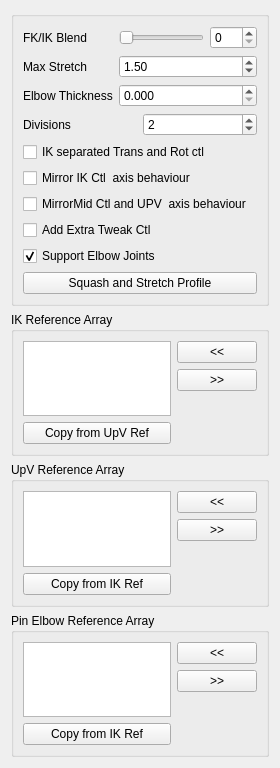
<?xml version="1.0" encoding="UTF-8"?>
<ui version="4.0">
 <class>Form</class>
 <widget class="QWidget" name="Form">
  <property name="geometry">
   <rect>
    <x>0</x>
    <y>0</y>
    <width>280</width>
    <height>768</height>
   </rect>
  </property>
  <property name="windowTitle">
   <string>Form</string>
  </property>
  <layout class="QGridLayout" name="gridLayout">
   <item row="0" column="0">
    <widget class="QGroupBox" name="groupBox">
     <property name="title">
      <string/>
     </property>
     <layout class="QGridLayout" name="gridLayout_2">
      <item row="0" column="0">
       <layout class="QVBoxLayout" name="verticalLayout">
        <item>
         <layout class="QFormLayout" name="formLayout">
          <property name="fieldGrowthPolicy">
           <enum>QFormLayout::AllNonFixedFieldsGrow</enum>
          </property>
          <item row="0" column="0">
           <widget class="QLabel" name="ikfk_label">
            <property name="text">
             <string>FK/IK Blend</string>
            </property>
           </widget>
          </item>
          <item row="0" column="1">
           <layout class="QHBoxLayout" name="horizontalLayout_3">
            <item>
             <widget class="QSlider" name="ikfk_slider">
              <property name="minimumSize">
               <size>
                <width>0</width>
                <height>15</height>
               </size>
              </property>
              <property name="maximum">
               <number>100</number>
              </property>
              <property name="orientation">
               <enum>Qt::Horizontal</enum>
              </property>
             </widget>
            </item>
            <item>
             <widget class="QSpinBox" name="ikfk_spinBox">
              <property name="maximum">
               <number>100</number>
              </property>
             </widget>
            </item>
           </layout>
          </item>
          <item row="1" column="0">
           <widget class="QLabel" name="maxStretch_label">
            <property name="sizePolicy">
             <sizepolicy hsizetype="MinimumExpanding" vsizetype="MinimumExpanding">
              <horstretch>0</horstretch>
              <verstretch>0</verstretch>
             </sizepolicy>
            </property>
            <property name="text">
             <string>Max Stretch</string>
            </property>
           </widget>
          </item>
          <item row="1" column="1">
           <widget class="QDoubleSpinBox" name="maxStretch_spinBox">
            <property name="sizePolicy">
             <sizepolicy hsizetype="MinimumExpanding" vsizetype="Fixed">
              <horstretch>0</horstretch>
              <verstretch>0</verstretch>
             </sizepolicy>
            </property>
            <property name="minimum">
             <double>1.000000000000000</double>
            </property>
            <property name="value">
             <double>1.500000000000000</double>
            </property>
           </widget>
          </item>
          <item row="2" column="0">
           <widget class="QLabel" name="maxStretch_label_2">
            <property name="sizePolicy">
             <sizepolicy hsizetype="MinimumExpanding" vsizetype="MinimumExpanding">
              <horstretch>0</horstretch>
              <verstretch>0</verstretch>
             </sizepolicy>
            </property>
            <property name="text">
             <string>Elbow Thickness</string>
            </property>
           </widget>
          </item>
          <item row="2" column="1">
           <widget class="QDoubleSpinBox" name="elbowThickness_spinBox">
            <property name="sizePolicy">
             <sizepolicy hsizetype="MinimumExpanding" vsizetype="Fixed">
              <horstretch>0</horstretch>
              <verstretch>0</verstretch>
             </sizepolicy>
            </property>
            <property name="decimals">
             <number>3</number>
            </property>
            <property name="minimum">
             <double>0.000000000000000</double>
            </property>
            <property name="maximum">
             <double>1.000000000000000</double>
            </property>
            <property name="singleStep">
             <double>0.100000000000000</double>
            </property>
            <property name="value">
             <double>0.000000000000000</double>
            </property>
           </widget>
          </item>
         </layout>
        </item>
        <item>
         <layout class="QHBoxLayout" name="horizontalLayout">
          <item>
           <widget class="QLabel" name="divisions_label">
            <property name="text">
             <string>Divisions</string>
            </property>
           </widget>
          </item>
          <item>
           <widget class="QSpinBox" name="div_spinBox">
            <property name="minimum">
             <number>0</number>
            </property>
            <property name="value">
             <number>2</number>
            </property>
           </widget>
          </item>
         </layout>
        </item>
        <item>
         <widget class="QCheckBox" name="ikTR_checkBox">
          <property name="text">
           <string>IK separated Trans and Rot ctl</string>
          </property>
         </widget>
        </item>
        <item>
         <widget class="QCheckBox" name="mirrorIK_checkBox">
          <property name="toolTip">
           <string extracomment="This option set the axis of the mid CTL (elbow) and the up vector control to move in a mirror behaviour ">This option set the axis of the mid CTL (elbow) and the up vector control to move in a mirror behaviour </string>
          </property>
          <property name="statusTip">
           <string extracomment="This option set the axis of the mid CTL (elbow) and the up vector control to move in a mirror behaviour ">This option set the axis of the mid CTL (elbow) and the up vector control to move in a mirror behaviour </string>
          </property>
          <property name="whatsThis">
           <string>This option set the axis of the mid CTL (elbow) and the up vector control to move in a mirror behaviour </string>
          </property>
          <property name="text">
           <string>Mirror IK Ctl  axis behaviour</string>
          </property>
         </widget>
        </item>
        <item>
         <widget class="QCheckBox" name="mirrorMid_checkBox">
          <property name="toolTip">
           <string extracomment="This option set the axis of the mid CTL (elbow) and the up vector control to move in a mirror behaviour ">This option set the axis of the mid CTL (elbow) and the up vector control to move in a mirror behaviour </string>
          </property>
          <property name="statusTip">
           <string extracomment="This option set the axis of the mid CTL (elbow) and the up vector control to move in a mirror behaviour ">This option set the axis of the mid CTL (elbow) and the up vector control to move in a mirror behaviour </string>
          </property>
          <property name="whatsThis">
           <string>This option set the axis of the mid CTL (elbow) and the up vector control to move in a mirror behaviour </string>
          </property>
          <property name="text">
           <string>MirrorMid Ctl and UPV  axis behaviour</string>
          </property>
         </widget>
        </item>
        <item>
         <widget class="QCheckBox" name="extraTweak_checkBox">
          <property name="toolTip">
           <string extracomment="This option set the axis of the mid CTL (elbow) and the up vector control to move in a mirror behaviour ">This option set the axis of the mid CTL (elbow) and the up vector control to move in a mirror behaviour </string>
          </property>
          <property name="statusTip">
           <string extracomment="This option set the axis of the mid CTL (elbow) and the up vector control to move in a mirror behaviour ">This option set the axis of the mid CTL (elbow) and the up vector control to move in a mirror behaviour </string>
          </property>
          <property name="whatsThis">
           <string>This option set the axis of the mid CTL (elbow) and the up vector control to move in a mirror behaviour </string>
          </property>
          <property name="text">
           <string>Add Extra Tweak Ctl</string>
          </property>
         </widget>
        </item>
        <item>
         <widget class="QCheckBox" name="supportJoints_checkBox">
          <property name="toolTip">
           <string extracomment="This option set the axis of the mid CTL (elbow) and the up vector control to move in a mirror behaviour ">This option set the axis of the mid CTL (elbow) and the up vector control to move in a mirror behaviour </string>
          </property>
          <property name="statusTip">
           <string extracomment="This option set the axis of the mid CTL (elbow) and the up vector control to move in a mirror behaviour ">This option set the axis of the mid CTL (elbow) and the up vector control to move in a mirror behaviour </string>
          </property>
          <property name="whatsThis">
           <string>This option set the axis of the mid CTL (elbow) and the up vector control to move in a mirror behaviour </string>
          </property>
          <property name="text">
           <string>Support Elbow Joints</string>
          </property>
          <property name="checked">
           <bool>true</bool>
          </property>
         </widget>
        </item>
        <item>
         <layout class="QHBoxLayout" name="horizontalLayout_2">
          <item>
           <widget class="QPushButton" name="squashStretchProfile_pushButton">
            <property name="text">
             <string>Squash and Stretch Profile</string>
            </property>
           </widget>
          </item>
         </layout>
        </item>
       </layout>
      </item>
     </layout>
    </widget>
   </item>
   <item row="1" column="0">
    <widget class="QGroupBox" name="ikRefArray_groupBox">
     <property name="title">
      <string>IK Reference Array</string>
     </property>
     <layout class="QGridLayout" name="gridLayout_3">
      <item row="0" column="0">
       <layout class="QHBoxLayout" name="ikRefArray_horizontalLayout">
        <item>
         <layout class="QVBoxLayout" name="ikRefArray_verticalLayout_1">
          <item>
           <widget class="QListWidget" name="ikRefArray_listWidget">
            <property name="dragDropOverwriteMode">
             <bool>true</bool>
            </property>
            <property name="dragDropMode">
             <enum>QAbstractItemView::InternalMove</enum>
            </property>
            <property name="defaultDropAction">
             <enum>Qt::MoveAction</enum>
            </property>
            <property name="alternatingRowColors">
             <bool>true</bool>
            </property>
            <property name="selectionMode">
             <enum>QAbstractItemView::ExtendedSelection</enum>
            </property>
            <property name="selectionRectVisible">
             <bool>false</bool>
            </property>
           </widget>
          </item>
          <item>
           <widget class="QPushButton" name="ikRefArray_copyRef_pushButton">
            <property name="text">
             <string>Copy from UpV Ref</string>
            </property>
           </widget>
          </item>
         </layout>
        </item>
        <item>
         <layout class="QVBoxLayout" name="ikRefArray_verticalLayout_2">
          <item>
           <widget class="QPushButton" name="ikRefArrayAdd_pushButton">
            <property name="text">
             <string>&lt;&lt;</string>
            </property>
           </widget>
          </item>
          <item>
           <widget class="QPushButton" name="ikRefArrayRemove_pushButton">
            <property name="text">
             <string>&gt;&gt;</string>
            </property>
           </widget>
          </item>
          <item>
           <spacer name="ikRefArray_verticalSpacer">
            <property name="orientation">
             <enum>Qt::Vertical</enum>
            </property>
            <property name="sizeHint" stdset="0">
             <size>
              <width>20</width>
              <height>40</height>
             </size>
            </property>
           </spacer>
          </item>
         </layout>
        </item>
       </layout>
      </item>
     </layout>
    </widget>
   </item>
   <item row="2" column="0">
    <widget class="QGroupBox" name="upvRefArray_groupBox">
     <property name="title">
      <string>UpV Reference Array</string>
     </property>
     <layout class="QGridLayout" name="gridLayout_5">
      <item row="0" column="0">
       <layout class="QHBoxLayout" name="upvRefArray_horizontalLayout">
        <item>
         <layout class="QVBoxLayout" name="upvRefArray_verticalLayout_1">
          <item>
           <widget class="QListWidget" name="upvRefArray_listWidget">
            <property name="dragDropOverwriteMode">
             <bool>true</bool>
            </property>
            <property name="dragDropMode">
             <enum>QAbstractItemView::InternalMove</enum>
            </property>
            <property name="defaultDropAction">
             <enum>Qt::MoveAction</enum>
            </property>
            <property name="alternatingRowColors">
             <bool>true</bool>
            </property>
            <property name="selectionMode">
             <enum>QAbstractItemView::ExtendedSelection</enum>
            </property>
            <property name="selectionRectVisible">
             <bool>false</bool>
            </property>
           </widget>
          </item>
          <item>
           <widget class="QPushButton" name="upvRefArray_copyRef_pushButton">
            <property name="text">
             <string>Copy from IK Ref</string>
            </property>
           </widget>
          </item>
         </layout>
        </item>
        <item>
         <layout class="QVBoxLayout" name="upvRefArray_verticalLayout_2">
          <item>
           <widget class="QPushButton" name="upvRefArrayAdd_pushButton">
            <property name="text">
             <string>&lt;&lt;</string>
            </property>
           </widget>
          </item>
          <item>
           <widget class="QPushButton" name="upvRefArrayRemove_pushButton">
            <property name="text">
             <string>&gt;&gt;</string>
            </property>
           </widget>
          </item>
          <item>
           <spacer name="upvRefArray_verticalSpacer">
            <property name="orientation">
             <enum>Qt::Vertical</enum>
            </property>
            <property name="sizeHint" stdset="0">
             <size>
              <width>20</width>
              <height>40</height>
             </size>
            </property>
           </spacer>
          </item>
         </layout>
        </item>
       </layout>
      </item>
     </layout>
    </widget>
   </item>
   <item row="3" column="0">
    <widget class="QGroupBox" name="pinRefArray_groupBox">
     <property name="title">
      <string>Pin Elbow Reference Array</string>
     </property>
     <layout class="QGridLayout" name="gridLayout_4">
      <item row="0" column="0">
       <layout class="QHBoxLayout" name="pinRefArray_horizontalLayout">
        <item>
         <layout class="QVBoxLayout" name="pinRefArray_verticalLayout">
          <item>
           <widget class="QListWidget" name="pinRefArray_listWidget">
            <property name="dragDropOverwriteMode">
             <bool>true</bool>
            </property>
            <property name="dragDropMode">
             <enum>QAbstractItemView::InternalMove</enum>
            </property>
            <property name="defaultDropAction">
             <enum>Qt::MoveAction</enum>
            </property>
            <property name="alternatingRowColors">
             <bool>true</bool>
            </property>
            <property name="selectionMode">
             <enum>QAbstractItemView::ExtendedSelection</enum>
            </property>
            <property name="selectionRectVisible">
             <bool>false</bool>
            </property>
           </widget>
          </item>
          <item>
           <widget class="QPushButton" name="pinRefArray_copyRef_pushButton">
            <property name="text">
             <string>Copy from IK Ref</string>
            </property>
           </widget>
          </item>
         </layout>
        </item>
        <item>
         <layout class="QVBoxLayout" name="pinRefArray_verticalLayout_2">
          <item>
           <widget class="QPushButton" name="pinRefArrayAdd_pushButton">
            <property name="text">
             <string>&lt;&lt;</string>
            </property>
           </widget>
          </item>
          <item>
           <widget class="QPushButton" name="pinRefArrayRemove_pushButton">
            <property name="text">
             <string>&gt;&gt;</string>
            </property>
           </widget>
          </item>
          <item>
           <spacer name="pinRefArray_verticalSpacer">
            <property name="orientation">
             <enum>Qt::Vertical</enum>
            </property>
            <property name="sizeHint" stdset="0">
             <size>
              <width>20</width>
              <height>40</height>
             </size>
            </property>
           </spacer>
          </item>
         </layout>
        </item>
       </layout>
      </item>
     </layout>
    </widget>
   </item>
  </layout>
 </widget>
 <resources/>
 <connections>
  <connection>
   <sender>ikfk_slider</sender>
   <signal>sliderMoved(int)</signal>
   <receiver>ikfk_spinBox</receiver>
   <slot>setValue(int)</slot>
   <hints>
    <hint type="sourcelabel">
     <x>144</x>
     <y>47</y>
    </hint>
    <hint type="destinationlabel">
     <x>220</x>
     <y>45</y>
    </hint>
   </hints>
  </connection>
  <connection>
   <sender>ikfk_spinBox</sender>
   <signal>valueChanged(int)</signal>
   <receiver>ikfk_slider</receiver>
   <slot>setValue(int)</slot>
   <hints>
    <hint type="sourcelabel">
     <x>222</x>
     <y>37</y>
    </hint>
    <hint type="destinationlabel">
     <x>182</x>
     <y>37</y>
    </hint>
   </hints>
  </connection>
 </connections>
</ui>
